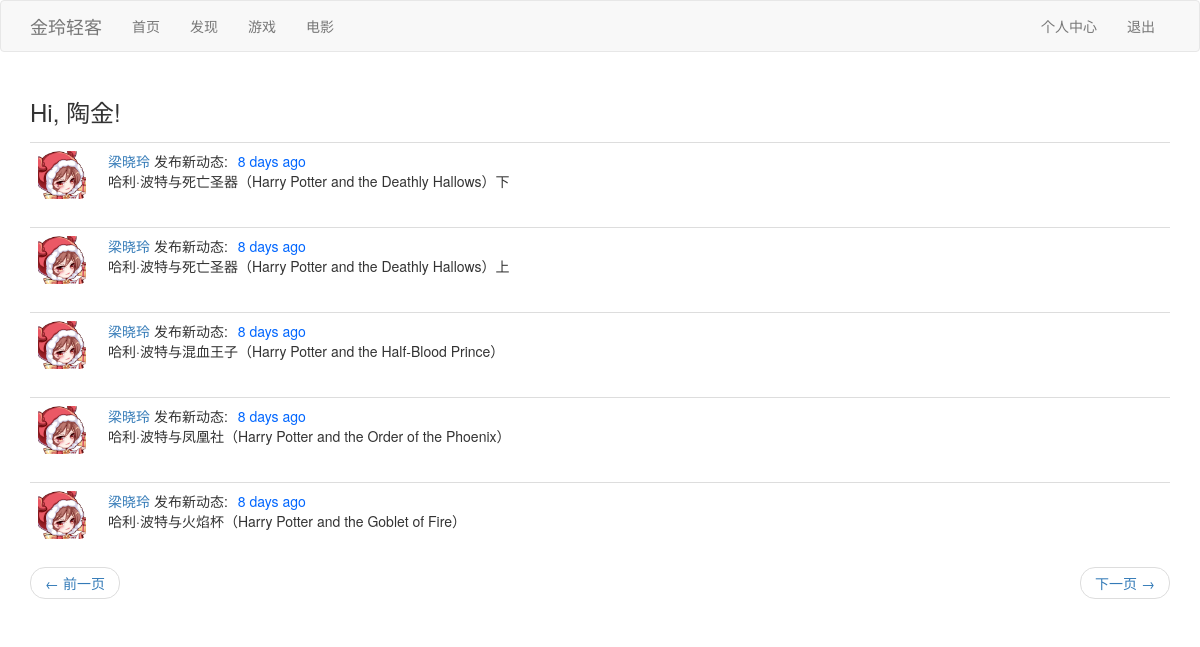
Screenshot of /explore?page=2 (signed in) with the database file from the repository.
### app/models.py (models this page shows, shortened)
class User(UserMixin, db.Model):
    id = db.Column(db.Integer, primary_key=True)
    username = db.Column(db.String(64), index=True, unique=True)
    avatar = db.Column(db.String(64), default=None)
    location = db.Column(db.String(64))
    email = db.Column(db.String(120), index=True, unique=True)
    password_hash = db.Column(db.String(128))
    posts = db.relationship('Post', backref='author', lazy='dynamic')
    about_me = db.Column(db.String(140))
    last_seen = db.Column(db.DateTime(timezone=True), default=datetime.datetime.utcnow)
    followed = db.relationship(
        'User', secondary=followers,
        primaryjoin=(followers.c.follower_id == id),
        secondaryjoin=(followers.c.followed_id == id),
        backref=db.backref('followers', lazy='dynamic'), lazy='dynamic')

class Post(db.Model):
    id = db.Column(db.Integer, primary_key=True)
    body = db.Column(db.String(140))
    timestamp = db.Column(db.DateTime(timezone=True), default=datetime.datetime.utcnow)
    user_id = db.Column(db.Integer, db.ForeignKey('user.id'))

### app/views.py (the view)
@app.route('/explore')
@login_required
def explore():
    page = request.args.get('page', 1, type=int)
    posts = Post.query.order_by(Post.timestamp.desc()).paginate(page, app.config['POSTS_PER_PAGE'], False)
    next_url = url_for('explore', page=posts.next_num) if posts.has_next else None
    prev_url = url_for('explore', page=posts.prev_num) if posts.has_prev else None
    return render_template("index.html", title='发现', posts=posts.items,
                           next_url=next_url, prev_url=prev_url)

### app/models.py (called while the page is built)
@login.user_loader
def load_user(id):
    return User.query.get(int(id))

### app/views.py (called while the page is built)
@app.before_request
def before_request():
    if current_user.is_authenticated:
        timeNow = str(datetime.now()).split(".")[0]
        timeFormat = datetime.strptime(timeNow, "%Y-%m-%d %H:%M:%S")
        current_user.last_seen = timeFormat
        db.session.commit()

### app/templates/index.html (shortened to what this page needs)
{% extends "base.html" %}
{% import 'bootstrap/wtf.html' as wtf %}
{% block app_content %}
    <h3 style="line-height: 40px;">Hi, {{ current_user.username }}!</h3>
    {% for post in posts %}
        {% include '_post.html' %}
    {% endfor %}
    <nav aria-label="...">
        <ul class="pager">
            <li class="previous{% if not prev_url %} disabled{% endif %}">
                <a href="{{ prev_url or '#' }}">
                    <span aria-hidden="true">&larr;</span> 前一页
                </a>
            </li>
            <li class="next{% if not next_url %} disabled{% endif %}">
                <a href="{{ next_url or '#' }}">
                    下一页 <span aria-hidden="true">&rarr;</span>
                </a>
            </li>
        </ul>
    </nav>
{% endblock %}

### app/templates/_post.html
<table class="table table-hover">
    <tr>
        <td width="70px">
            <a href="{{ url_for('user', username=post.author.username) }}">
                {% if post.author.avatar %}
                <img class="img-rounded profile-thumbnail" src="{{ post.author.avatar }}" height="48" width="48">
                {% else %}
                <img class="img-rounded profile-thumbnail" src="{{ url_for('static', filename='images/庄周.jpg') }}"
                     height="48" width="48">
                {% endif %}
            </a>
        </td>
        <td>
            <a href="{{ url_for('user', username=post.author.username) }}">
                {{ post.author.username }}
            </a>
            发布新动态:<p style="color: #0066ff; display: inline; padding-left: 10px">{{ moment(post.timestamp).fromNow() }}</p>
            <br>
            {{ post.body }}
        </td>
    </tr>
</table>

### rows the page displays
User: username "陶金"
Post: author.avatar (picture), author.username "梁晓玲", timestamp "8 days ago", body "哈利·波特与死亡圣器（Harry Potter and the Deathly Hallows）下"
Post: author.avatar (picture), author.username "梁晓玲", timestamp "8 days ago", body "哈利·波特与死亡圣器（Harry Potter and the Deathly Hallows）上"
Post: author.avatar (picture), author.username "梁晓玲", timestamp "8 days ago", body "哈利·波特与混血王子（Harry Potter and the Half-Blood Prince）"
Post: author.avatar (picture), author.username "梁晓玲", timestamp "8 days ago", body "哈利·波特与凤凰社（Harry Potter and the Order of the Phoenix）"
Post: author.avatar (picture), author.username "梁晓玲", timestamp "8 days ago", body "哈利·波特与火焰杯（Harry Potter and the Goblet of Fire）"
